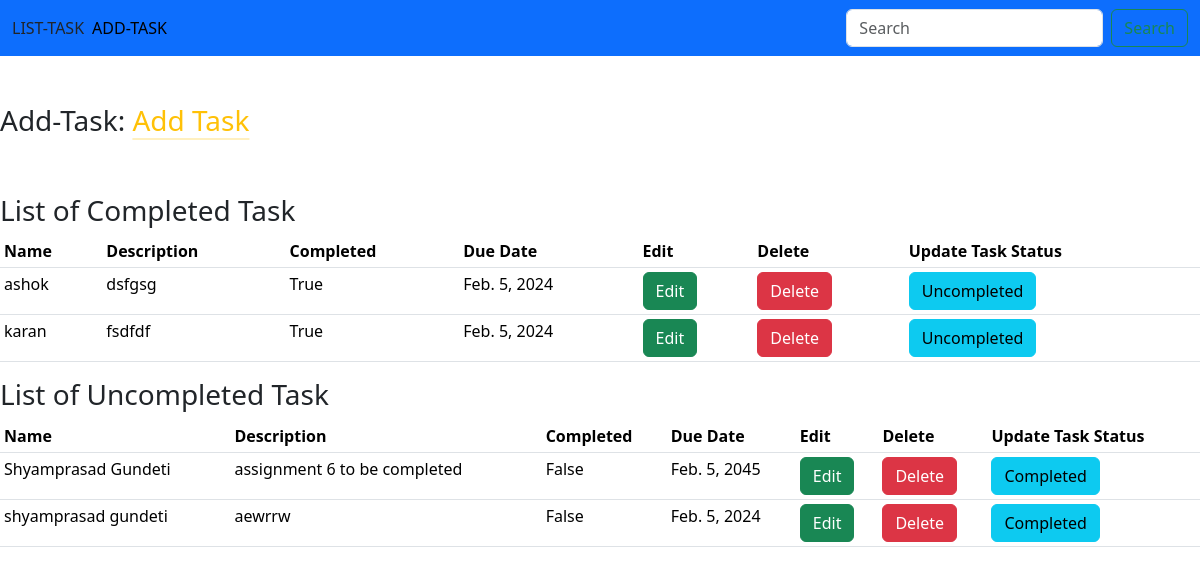
The page / on the database its author committed.
### Task/models.py (models this page shows, shortened)
class TaskModel(models.Model):
    name=models.CharField(max_length=150)
    description = models.TextField(null=True)
    is_completed=models.BooleanField(default=False)
    due_date = models.DateField(null=True)

### Task/views.py (the view)
# urls.py: path("", views.view_task, name="view_task"),
def view_task(request):
    if request.method=="POST":
        val = request.POST.get('value','')
        data=TaskModel.objects.filter(name__icontains=val)
    else:
        data=TaskModel.objects.all()
    return render(request, "task/view_task.html", {"data":data})

### Task/templates/task/view_task.html (shortened to what this page needs)
{% extends 'task/base.html' %}
{% block content %}
<h3>Add-Task: <a href="{% url 'add_task'%}" class="link-warning link-offset-2 link-underline-opacity-25 link-underline-opacity-100-hover">Add Task</a></h3>
<h3>List of Completed Task</h3>
<table class="table table-sm">
    <thead>
        <tr>
            <th>Name</th>
            <th>Description</th>
            <th>Completed</th>
            <th>Due Date</th>
            <th>Edit</th>
            <th>Delete</th>
            <th>Update Task Status</th>
        </tr>
    </thead>
    <tbody>
        {% if data %}
        {% for dat in data %}
        {% if dat.is_completed %}
        <tr>
            <td>{{dat.name}}</td>
            <td>{{dat.description}}</td>
            <td>{{dat.is_completed}}</td>
            <td>{{dat.due_date}}</td>
            <td><a href="{% url 'edit_task' dat.pk %}"><button type="button" class="btn btn-success">Edit</button></a></td>
            <td><a href="{% url 'delete_task' dat.pk %}"><button type="button" class="btn btn-danger">Delete</button></a></td>
            {% if dat.is_completed %}
            <td><a href="{% url 'update_task' dat.pk %}"><button type="button" class="btn btn-info">Uncompleted</button></a></td>
            {% else %}
            <td><a href="{% url 'update_task' dat.pk %}"><button type="button" class="btn btn-info">Completed</button></a></td>
            {% endif %}
        </tr>
        {% endif %}
        {% endfor %}
        {% else %}
        No data found
        {% endif %}
    </tbody>
</table>
<h3>List of Uncompleted Task</h3>
<table class="table table-sm">
    <thead>
        <tr>
            <th>Name</th>
            <th>Description</th>
            <th>Completed</th>
            <th>Due Date</th>
            <th>Edit</th>
            <th>Delete</th>
            <th>Update Task Status</th>
        </tr>
    </thead>
    <tbody>
        {% if data %}
        {% for dat in data %}
        {% if not dat.is_completed %}
        <tr>
            <td>{{dat.name}}</td>
            <td>{{dat.description}}</td>
            <td>{{dat.is_completed}}</td>
            <td>{{dat.due_date}}</td>
            <td><a href="{% url 'edit_task' dat.pk %}"><button type="button" class="btn btn-success">Edit</button></a></td>
            <td><a  href="{% url 'delete_task' dat.pk %}"><button type="button" class="btn btn-danger">Delete</button></a></td>
            {% if dat.is_completed %}
            <td><a href="{% url 'update_task' dat.pk %}"><button type="button" class="btn btn-info">Uncompleted</button></a></td>
            {% else %}
            <td><a href="{% url 'update_task' dat.pk %}"><button type="button" class="btn btn-info">Completed</button></a></td>
            {% endif %}
        </tr>
        {% endif %}
        {% endfor %}
        {% else %}
        No data found
        {% endif %}
    </tbody>
</table>
{% endblock %}

### Task/templates/task/base.html (shortened to what this page needs)
<!DOCTYPE html>
<html lang="en">
<head>
    <link href="https://cdn.jsdelivr.net/npm/bootstrap@5.3.3/dist/css/bootstrap.min.css" rel="stylesheet">
</head>
<body>
    <nav class="navbar navbar-expand-lg bg-primary">
        <div class="container-fluid">
          <a class="nav-link active" aria-current="page" href="{% url 'view_task'%}">LIST-TASK </a>
          <div class="collapse navbar-collapse" id="navbarSupportedContent">
            <ul class="navbar-nav me-auto mb-2 mb-lg-0">
              <li class="nav-item">
                <a class="nav-link active"  href="{% url 'add_task'%}">ADD-TASK</a>
              </li>
            </ul>
          </div>
          <form method="post" class="d-flex" role="search">
            <input class="form-control me-2" type="search" name="value" placeholder="Search" aria-label="Search">
            <button class="btn btn-outline-success" type="submit">Search</button>
        </form>
        </div>
      </nav>
      {% block content %}
      {% endblock %}
</body>
</html>

### rows shown on the page
TaskModel: name "ashok", description "dsfgsg", is_completed "True", due_date "Feb. 5, 2024", shows "Uncompleted"
TaskModel: name "karan", description "fsdfdf", is_completed "True", due_date "Feb. 5, 2024", shows "Uncompleted"
TaskModel: name "Shyamprasad Gundeti", description "assignment 6 to be completed", is_completed "False", due_date "Feb. 5, 2045", shows "Completed"
TaskModel: name "shyamprasad gundeti", description "aewrrw", is_completed "False", due_date "Feb. 5, 2024", shows "Completed"
